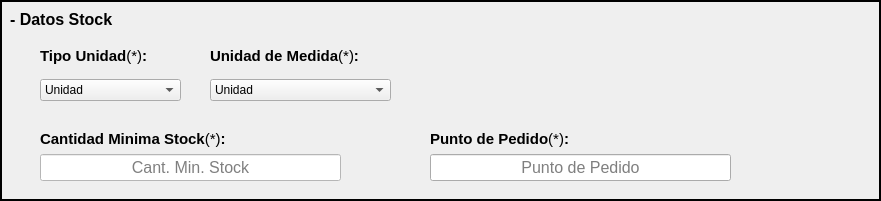
     <widget class="QFrame" name="frame_8">
      <property name="geometry">
       <rect>
        <x>20</x>
        <y>250</y>
        <width>881</width>
        <height>201</height>
       </rect>
      </property>
      <property name="frameShape">
       <enum>QFrame::WinPanel</enum>
      </property>
      <property name="frameShadow">
       <enum>QFrame::Plain</enum>
      </property>
      <property name="lineWidth">
       <number>1</number>
      </property>
      <widget class="QLabel" name="label_datStock_3">
       <property name="geometry">
        <rect>
         <x>10</x>
         <y>10</y>
         <width>131</width>
         <height>19</height>
        </rect>
       </property>
       <property name="font">
        <font>
         <pointsize>12</pointsize>
         <weight>75</weight>
         <bold>true</bold>
        </font>
       </property>
       <property name="text">
        <string>- Datos Stock</string>
       </property>
      </widget>
      <widget class="QWidget" name="layoutWidget_14">
       <property name="geometry">
        <rect>
         <x>210</x>
         <y>40</y>
         <width>181</width>
         <height>61</height>
        </rect>
       </property>
       <layout class="QVBoxLayout" name="verticalLayout_19">
        <item>
         <widget class="QLabel" name="label_uniMed_3">
          <property name="font">
           <font>
            <pointsize>11</pointsize>
            <weight>75</weight>
            <bold>true</bold>
           </font>
          </property>
          <property name="text">
           <string>&lt;html&gt;&lt;head/&gt;&lt;body&gt;&lt;p&gt;Unidad de Medida&lt;span style=&quot; font-weight:400;&quot;&gt;(*)&lt;/span&gt;:&lt;/p&gt;&lt;/body&gt;&lt;/html&gt;</string>
          </property>
         </widget>
        </item>
        <item>
         <widget class="QComboBox" name="box_uniMedi_3">
          <property name="font">
           <font>
            <pointsize>9</pointsize>
           </font>
          </property>
          <property name="layoutDirection">
           <enum>Qt::LeftToRight</enum>
          </property>
          <item>
           <property name="text">
            <string>Unidad</string>
           </property>
          </item>
         </widget>
        </item>
       </layout>
      </widget>
      <widget class="QWidget" name="layoutWidget_15">
       <property name="geometry">
        <rect>
         <x>40</x>
         <y>40</y>
         <width>141</width>
         <height>61</height>
        </rect>
       </property>
       <layout class="QVBoxLayout" name="verticalLayout_20">
        <item>
         <widget class="QLabel" name="label_tipoUni_3">
          <property name="font">
           <font>
            <pointsize>11</pointsize>
            <weight>75</weight>
            <bold>true</bold>
           </font>
          </property>
          <property name="text">
           <string>&lt;html&gt;&lt;head/&gt;&lt;body&gt;&lt;p&gt;Tipo Unidad&lt;span style=&quot; font-weight:400;&quot;&gt;(*)&lt;/span&gt;:&lt;/p&gt;&lt;/body&gt;&lt;/html&gt;</string>
          </property>
         </widget>
        </item>
        <item>
         <widget class="QComboBox" name="box_tipoUnid_3">
          <property name="font">
           <font>
            <pointsize>9</pointsize>
           </font>
          </property>
          <property name="layoutDirection">
           <enum>Qt::LeftToRight</enum>
          </property>
          <item>
           <property name="text">
            <string>Unidad</string>
           </property>
          </item>
         </widget>
        </item>
       </layout>
      </widget>
      <widget class="QWidget" name="layoutWidget_16">
       <property name="geometry">
        <rect>
         <x>430</x>
         <y>130</y>
         <width>301</width>
         <height>51</height>
        </rect>
       </property>
       <layout class="QVBoxLayout" name="verticalLayout_21">
        <item>
         <widget class="QLabel" name="label_puntPedi_3">
          <property name="font">
           <font>
            <pointsize>11</pointsize>
            <weight>75</weight>
            <bold>true</bold>
           </font>
          </property>
          <property name="text">
           <string>&lt;html&gt;&lt;head/&gt;&lt;body&gt;&lt;p&gt;Punto de Pedido&lt;span style=&quot; font-weight:400;&quot;&gt;(*)&lt;/span&gt;:&lt;/p&gt;&lt;/body&gt;&lt;/html&gt;</string>
          </property>
         </widget>
        </item>
        <item>
         <widget class="QLineEdit" name="input_puntoPedido_3">
          <property name="font">
           <font>
            <pointsize>12</pointsize>
           </font>
          </property>
          <property name="maxLength">
           <number>5</number>
          </property>
          <property name="alignment">
           <set>Qt::AlignCenter</set>
          </property>
          <property name="placeholderText">
           <string>Punto de Pedido</string>
          </property>
         </widget>
        </item>
       </layout>
      </widget>
      <widget class="QWidget" name="layoutWidget_17">
       <property name="geometry">
        <rect>
         <x>40</x>
         <y>130</y>
         <width>301</width>
         <height>51</height>
        </rect>
       </property>
       <layout class="QVBoxLayout" name="verticalLayout_22">
        <item>
         <widget class="QLabel" name="label_cantMinStock_3">
          <property name="font">
           <font>
            <pointsize>11</pointsize>
            <weight>75</weight>
            <bold>true</bold>
           </font>
          </property>
          <property name="text">
           <string>&lt;html&gt;&lt;head/&gt;&lt;body&gt;&lt;p&gt;Cantidad Minima Stock&lt;span style=&quot; font-weight:400;&quot;&gt;(*)&lt;/span&gt;:&lt;/p&gt;&lt;/body&gt;&lt;/html&gt;</string>
          </property>
         </widget>
        </item>
        <item>
         <widget class="QLineEdit" name="input_cantMinStock_3">
          <property name="font">
           <font>
            <pointsize>12</pointsize>
           </font>
          </property>
          <property name="styleSheet">
           <string notr="true">background-color: rgb(255, 255, 255);</string>
          </property>
          <property name="maxLength">
           <number>5</number>
          </property>
          <property name="alignment">
           <set>Qt::AlignCenter</set>
          </property>
          <property name="placeholderText">
           <string>Cant. Min. Stock</string>
          </property>
         </widget>
        </item>
       </layout>
      </widget>
     </widget>
